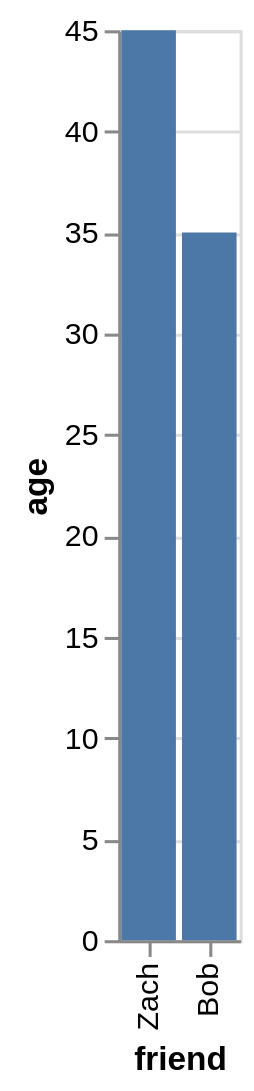

Vega-Lite specification stored for this chart:
### Vega-Lite specification from a JSON file in a GitHub repository (floating-point values rounded to 4 significant figures)
{"data": {"values": [{"x_data": "Bob", "y_data": 35}, {"x_data": "Zach", "y_data": 45}]}, "mark": "bar", "encoding": {"x": {"field": "x_data", "type": "nominal", "title": "friend", "sort": "descending"}, "y": {"field": "y_data", "type": "quantitative", "title": "age"}}}
